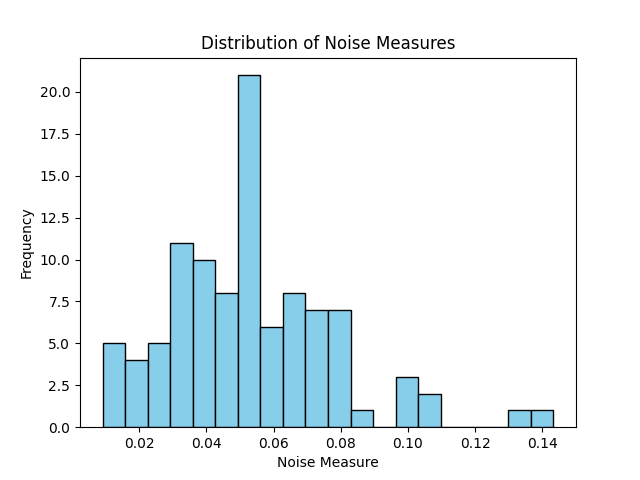
#> input picture div2k_niose.png, 640 x 480 px; the run also reads 1 picture not shown here
$ python noise.py . out 1.0
#> lines starting #> are read from the running program, lines starting #| are printed output that depends on the picture
import os
import sys
import numpy as np
from skimage import color, io, img_as_ubyte
from skimage.util import random_noise

def add_noise_to_image(image_path, noise_amount):
#> called with image_path = './div2k_niose.png', noise_amount = 1
    image = io.imread(image_path)
#> image is the input picture: shape (480, 640, 4); mean R, G, B, A 234.4, 242.4, 245.7, 255

    noisy_image = random_noise(image, var=noise_amount**2)
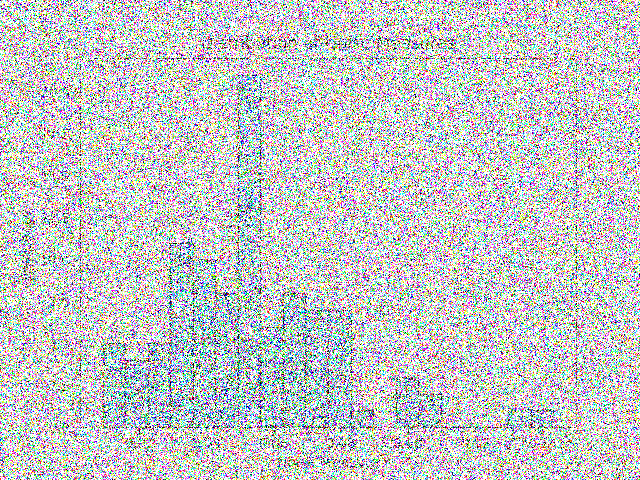
#> noisy_image: shape (480, 640, 4) float64; mean R, G, B, A 0.655, 0.668, 0.672, 0.683; transparent parts drawn white

    noisy_image = img_as_ubyte(noisy_image)

    return noisy_image

if __name__ == "__main__":
    if len(sys.argv) != 4:
        print("Usage: python script.py <input_directory> <output_directory> <noise_amount>")
        sys.exit(1)

    input_directory = sys.argv[1]
    output_directory = sys.argv[2]
    noise_amount = float(sys.argv[3])

    if not os.path.exists(output_directory):
        os.makedirs(output_directory)

    files = [f for f in os.listdir(input_directory) if os.path.isfile(os.path.join(input_directory, f))]

    for f in files:
        input_path = os.path.join(input_directory, f)
        output_path = os.path.join(output_directory, f)
#> (the run stopped early here; a loop or call above may not have finished)
